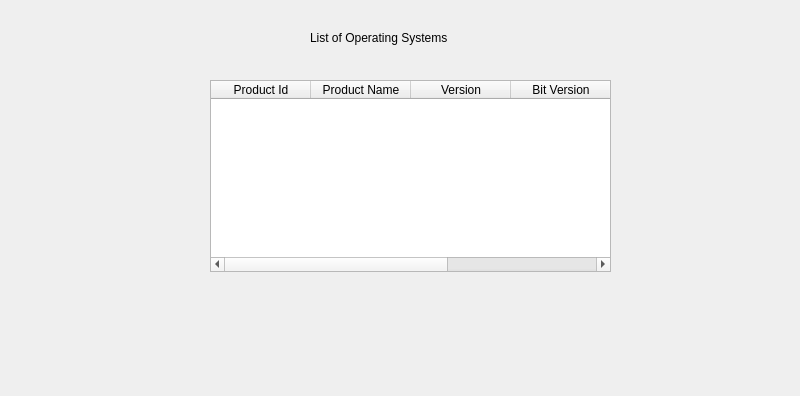
<?xml version="1.0" encoding="UTF-8"?>
<ui version="4.0">
 <class>Form</class>
 <widget class="QWidget" name="Form">
  <property name="geometry">
   <rect>
    <x>0</x>
    <y>0</y>
    <width>800</width>
    <height>396</height>
   </rect>
  </property>
  <property name="windowTitle">
   <string>Operating Systems</string>
  </property>
  <widget class="QLabel" name="label">
   <property name="geometry">
    <rect>
     <x>310</x>
     <y>30</y>
     <width>171</width>
     <height>16</height>
    </rect>
   </property>
   <property name="text">
    <string>List of Operating Systems</string>
   </property>
  </widget>
  <widget class="QTableWidget" name="tableWidgetOSs">
   <property name="geometry">
    <rect>
     <x>210</x>
     <y>80</y>
     <width>401</width>
     <height>192</height>
    </rect>
   </property>
   <column>
    <property name="text">
     <string>Product Id</string>
    </property>
   </column>
   <column>
    <property name="text">
     <string>Product Name</string>
    </property>
   </column>
   <column>
    <property name="text">
     <string>Version</string>
    </property>
   </column>
   <column>
    <property name="text">
     <string>Bit Version</string>
    </property>
   </column>
   <column>
    <property name="text">
     <string>Price</string>
    </property>
   </column>
  </widget>
 </widget>
 <resources/>
 <connections/>
</ui>
